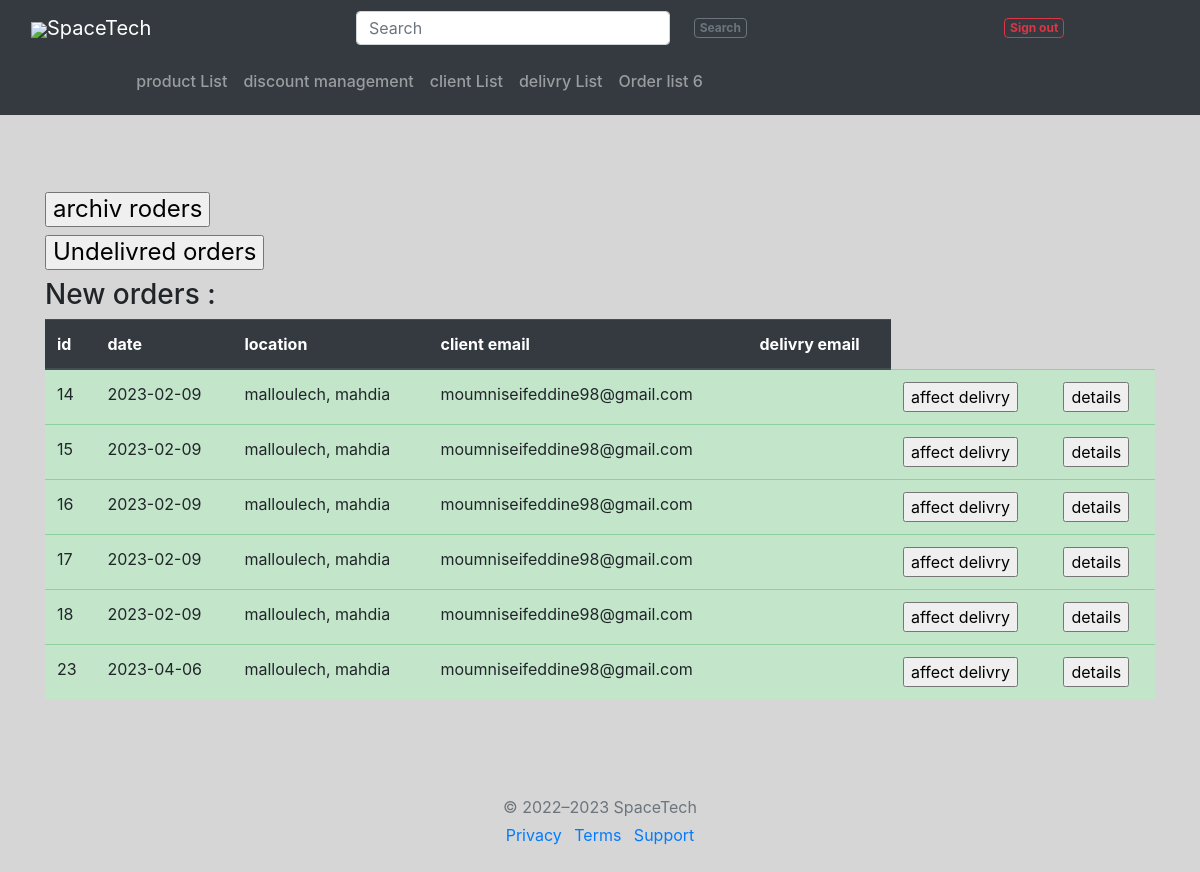
Page /orderList.php (signed in) on the committed database.
### tables this page shows
CREATE TABLE `commands` (
  `id` int(11) NOT NULL,
  `date_com` date NOT NULL,
  `location` varchar(80) NOT NULL,
  `delivred` enum('true','false') DEFAULT NULL,
  `accepted` enum('false','true') NOT NULL,
  `clientEmail` varchar(50) NOT NULL,
  `delivryEmail` varchar(50) DEFAULT NULL
);

### functions.php (called while the page is built, shortened)
<?php
class functions{
    private $connect = false;
    public function __construct(){
		$conn =  mysqli_connect("localhost","root","") or die(mysqli_error($conn));
		mysqli_select_db($conn,"eshop") or die(mysqli_error($conn));
		$this->connect=$conn;
	}
    private function getData($req){
        $res = mysqli_query($this->connect,$req);
        $data= array();
        while ($row = mysqli_fetch_array($res)) {
			$data[]=$row;
		}
		return $data;
    }
    public function listNewCommand(){
        $query="select * from commands where delivryEmail is null and delivred is null";
        return $this->getData($query);
    }
}
?>

### orderList.php (the view, shortened to what this page needs)
<?php
include('HCF/header.php');
include('HCF/container.php');
$functions = new functions();
?>
<div class="container">
    <div>
        <h4>
            <a href="orderHystory.php">
                <input type="submit" value="archiv roders" name="order history"/>
            </a>
        </h4>
		<h4>
            <a href="orderNotDelivred.php">
                <input type="submit" value="Undelivred orders" name="order undelivred"/>
            </a>
        </h4>
    </div>
	<h3>New orders :</h3>
	<table class="table">
		<thead class="thead-dark">
			<tr class="table-success">
				<th>id</th>
				<th>date</th>
				<th>location</th>
				<th>client email</th>
				<th>delivry email</th>
			</tr>
		</thead>
		<tbody>
			<?php
			$commandList = $functions->listNewCommand();
			foreach ($commandList as $key) {
			?>
			<tr class="table-success">
				<td><?php echo $key['id'] ?></td>
				<td><?php echo $key['date_com'] ?></td>
				<td><?php echo $key['location'] ?></td>
				<td><?php echo $key['clientEmail'] ?></td>
				<td><?php echo $key['delivryEmail'] ?></td>
                <td><a href="acceptOrder.php?id=<?php echo $key["id"]; ?>"><input type="submit" name="accept" value="affect delivry"/></a></td>
                <td><a href="detailsOrder.php?id=<?php echo $key["id"]; ?>"><input type="submit" name="details" value="details"/></a></td>
			</tr>
			<?php } ?>
		</tbody>
	</table>
</div>
<?php include('HCF/footer.php');?>

### rows in the picture
commands: id "14", date_com "2023-02-09", location "malloulech, mahdia", clientEmail "moumniseifeddine98@gmail.com"
commands: id "15", date_com "2023-02-09", location "malloulech, mahdia", clientEmail "moumniseifeddine98@gmail.com"
commands: id "16", date_com "2023-02-09", location "malloulech, mahdia", clientEmail "moumniseifeddine98@gmail.com"
commands: id "17", date_com "2023-02-09", location "malloulech, mahdia", clientEmail "moumniseifeddine98@gmail.com"
commands: id "18", date_com "2023-02-09", location "malloulech, mahdia", clientEmail "moumniseifeddine98@gmail.com"
commands: id "23", date_com "2023-04-06", location "malloulech, mahdia", clientEmail "moumniseifeddine98@gmail.com"

### other values in the picture
$number[0]['count(*)'] "6"
